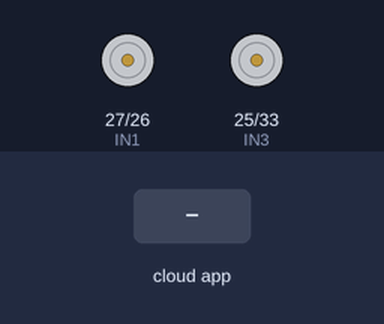
The sketch below on a simulated ESP32. Parts: motor-driver pin pairs drawn as motors (green arrow = first pin HIGH = forward, orange = second pin HIGH = backward, longer = more drive, scaled by the enable pin). Inputs (shaded band) come from the test bench. WiFi joins after 1.5 s; servers stay silent unless stated; what the sketch prints to the serial monitor is not drawn.

Above: at 2.7 s.
2.8 s: the phone or cloud app sets speed to 25
4.3 s: the phone or cloud app sets direction to FORWARD
At 4.6 s:
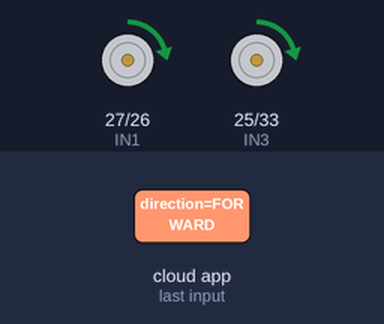
5.8 s: the phone or cloud app sets speed to 0
At 6.9 s:
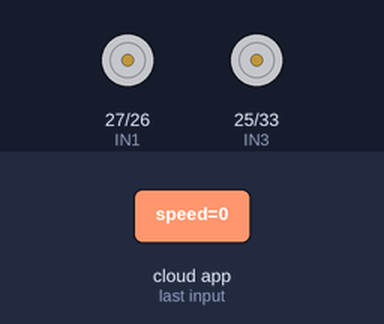
7.3 s: the phone or cloud app sets direction to BACKWARD
8.8 s: the phone or cloud app sets speed to 50
At 9.3 s:
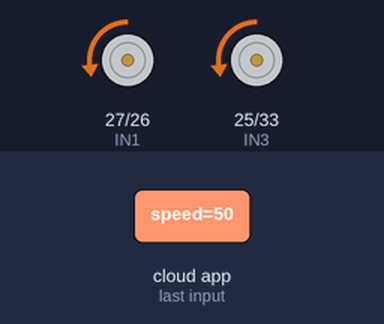
10.3 s: the phone or cloud app sets speed to 100
At 11.6 s:
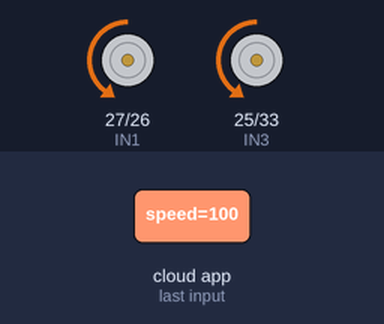
Timing chart, 0 to 12.8 s (numbered marks = the images above; inputs shaded):
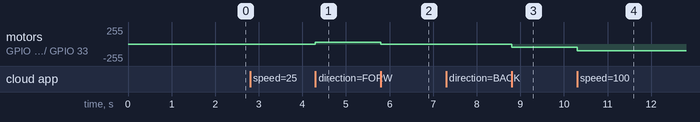

Measured:
- after the input at 4.3 s, motor on GPIO 27 (IN1) / GPIO 26 (IN2), motor on GPIO 25 (IN3) / GPIO 33 (IN4): stopped → forward 25/255 at once
- after the input at 5.8 s, motor on GPIO 27 (IN1) / GPIO 26 (IN2), motor on GPIO 25 (IN3) / GPIO 33 (IN4): forward 25/255 → stopped at once
- after the input at 8.8 s, motor on GPIO 27 (IN1) / GPIO 26 (IN2), motor on GPIO 25 (IN3) / GPIO 33 (IN4): stopped → backward 50/255 at once
- after the input at 10.3 s, motor on GPIO 27 (IN1) / GPIO 26 (IN2), motor on GPIO 25 (IN3) / GPIO 33 (IN4): backward 50/255 → backward 100/255 at once

The sketch:

4WD.ino
```cpp
#include <WiFi.h>
#include <ArduinoIoTCloud.h>
#include <Arduino_ConnectionHandler.h>

const char WIFI_SSID[] = "Rudranarayan Sahu";
const char WIFI_PASSWORD[] = "P@ssw0rd";

// Device and Key from Arduino Cloud
const char DEVICE_ID[] = "1745db58-412c-480d-9ae9-ad0b6f11b86f";
const char DEVICE_SECRET[] = "gVX7QsN2gn5Bl?4Z9G3JSC4qZ";

int speed = 0;
String direction = "STOP";

// Motor Pins
const int IN1 = 27;
const int IN2 = 26;
const int IN3 = 25;
const int IN4 = 33;
const int ENA = 14;
const int ENB = 12;

void onSpeedChange() {
  analogWrite(ENA, speed);
  analogWrite(ENB, speed);
}

void onDirectionChange() {
  if (direction == "FORWARD") {
    digitalWrite(IN1, HIGH);
    digitalWrite(IN2, LOW);
    digitalWrite(IN3, HIGH);
    digitalWrite(IN4, LOW);
  } else if (direction == "BACKWARD") {
    digitalWrite(IN1, LOW);
    digitalWrite(IN2, HIGH);
    digitalWrite(IN3, LOW);
    digitalWrite(IN4, HIGH);
  } else {
    digitalWrite(IN1, LOW);
    digitalWrite(IN2, LOW);
    digitalWrite(IN3, LOW);
    digitalWrite(IN4, LOW);
  }
}

void setup() {
  pinMode(IN1, OUTPUT);
  pinMode(IN2, OUTPUT);
  pinMode(IN3, OUTPUT);
  pinMode(IN4, OUTPUT);
  pinMode(ENA, OUTPUT);
  pinMode(ENB, OUTPUT);

  Serial.begin(115200);

  WiFi.begin(WIFI_SSID, WIFI_PASSWORD);
  while (WiFi.status() != WL_CONNECTED) {
    delay(500);
    Serial.print(".");
  }
  Serial.println("Connected to WiFi");

  ArduinoCloud.begin(DEVICE_ID, DEVICE_SECRET);
  ArduinoCloud.addProperty(speed, READWRITE, ON_CHANGE, onSpeedChange);
  ArduinoCloud.addProperty(direction, READWRITE, ON_CHANGE, onDirectionChange);
}

void loop() {
  ArduinoCloud.update();
}
```
